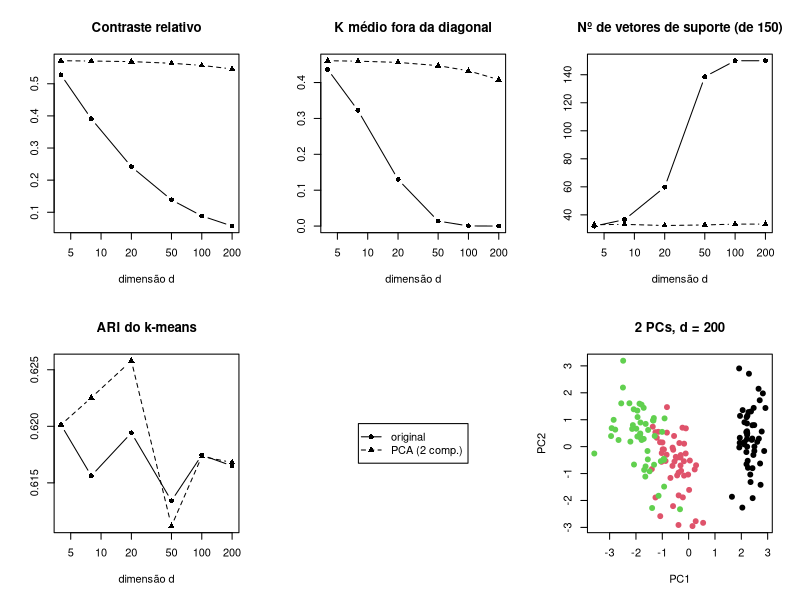

The R source for this figure:
library(kernlab)
library(mclust)   # adjustedRandIndex

set.seed(42)
X0 <- scale(iris[, 1:4]); n <- nrow(X0)
q0 <- 1 / median(dist(X0)^2)      # q fixo, calibrado no iris original (d = 4)

sd_ruido <- 0.5                   # desvio-padrão do ruído (pode mudar)
extras   <- c(0, 4, 16, 46, 96, 196)
k_pca    <- 2
nrep     <- 10

contraste <- function(X) {
  d <- as.numeric(dist(X))
  sd(d) / mean(d)
}

metricas <- function(X, q) {
  D2 <- as.matrix(dist(X))^2
  Kv <- exp(-q * D2)[upper.tri(D2)]
  f  <- ksvm(X, type = "one-svc", kernel = "rbfdot",
             kpar = list(sigma = q), nu = 0.2, scaled = FALSE)
  km <- kmeans(X, 3, nstart = 20)
  c(contraste = contraste(X), K_medio = mean(Kv), K_dp = sd(Kv),
    nSV = length(SVindex(f)),
    ARI = adjustedRandIndex(km$cluster, iris$Species))
}

res <- do.call(rbind, lapply(extras, function(e) {
  do.call(rbind, lapply(1:nrep, function(r) {
    X  <- if (e == 0) X0 else cbind(X0, matrix(rnorm(n * e, sd = sd_ruido), n, e))
    pc <- prcomp(X, center = TRUE, scale. = FALSE)
    Z  <- pc$x[, 1:k_pca]
    rbind(
      data.frame(d = ncol(X), versao = "original", t(metricas(X, q0)),
                 sinal_nas_PCs = NA),
      data.frame(d = ncol(X), versao = "PCA", t(metricas(Z, q0)),
                 sinal_nas_PCs = sum(pc$rotation[1:4, 1:k_pca]^2) / k_pca)
    )
  }))
}))

tab <- aggregate(. ~ d + versao, data = res, FUN = mean, na.action = na.pass)
print(tab[order(tab$versao, tab$d), ], digits = 3)

graf <- function(col, titulo, ylog = FALSE) {
  plot(NA, xlim = range(tab$d), ylim = range(tab[[col]], na.rm = TRUE),
       log = if (ylog) "xy" else "x", xlab = "dimensão d", ylab = "", main = titulo)
  for (v in c("original", "PCA")) {
    s <- tab[tab$versao == v, ]
    lines(s$d, s[[col]], type = "b",
          pch = ifelse(v == "PCA", 17, 16), lty = ifelse(v == "PCA", 2, 1))
  }
}
par(mfrow = c(2, 3))
graf("contraste", "Contraste relativo")
graf("K_medio",   "K médio fora da diagonal")
graf("nSV",       "Nº de vetores de suporte (de 150)")
graf("ARI",       "ARI do k-means")
plot(NA, xlim = c(0, 1), ylim = c(0, 1), axes = FALSE, xlab = "", ylab = "")
legend("center", c("original", "PCA (2 comp.)"), pch = c(16, 17), lty = c(1, 2))
Xg <- cbind(X0, matrix(rnorm(n * max(extras), sd = sd_ruido), n, max(extras)))
Zg <- prcomp(Xg)$x[, 1:2]
plot(Zg, col = iris$Species, pch = 19, main = paste0("2 PCs, d = ", ncol(Xg)))
par(mfrow = c(1, 1))
